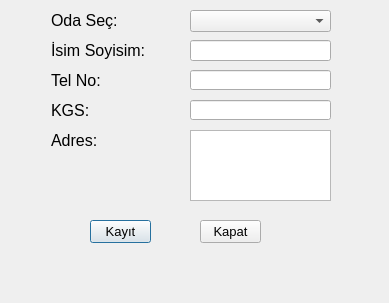
<?xml version="1.0" encoding="UTF-8"?>
<ui version="4.0">
 <class>BookRoomDialog</class>
 <widget class="QDialog" name="BookRoomDialog">
  <property name="windowModality">
   <enum>Qt::WindowModal</enum>
  </property>
  <property name="geometry">
   <rect>
    <x>0</x>
    <y>0</y>
    <width>389</width>
    <height>303</height>
   </rect>
  </property>
  <property name="windowTitle">
   <string>Kayıt</string>
  </property>
  <widget class="QLabel" name="label">
   <property name="geometry">
    <rect>
     <x>51</x>
     <y>10</y>
     <width>91</width>
     <height>21</height>
    </rect>
   </property>
   <property name="font">
    <font>
     <pointsize>12</pointsize>
    </font>
   </property>
   <property name="text">
    <string>Oda Seç:</string>
   </property>
  </widget>
  <widget class="QComboBox" name="cmbRoomList">
   <property name="geometry">
    <rect>
     <x>190</x>
     <y>10</y>
     <width>141</width>
     <height>22</height>
    </rect>
   </property>
   <property name="font">
    <font>
     <pointsize>12</pointsize>
    </font>
   </property>
  </widget>
  <widget class="QLineEdit" name="txtName">
   <property name="geometry">
    <rect>
     <x>190</x>
     <y>40</y>
     <width>141</width>
     <height>21</height>
    </rect>
   </property>
  </widget>
  <widget class="QLineEdit" name="txtContactNumber">
   <property name="geometry">
    <rect>
     <x>190</x>
     <y>70</y>
     <width>141</width>
     <height>20</height>
    </rect>
   </property>
  </widget>
  <widget class="QTextEdit" name="txtAddress">
   <property name="geometry">
    <rect>
     <x>190</x>
     <y>130</y>
     <width>141</width>
     <height>71</height>
    </rect>
   </property>
  </widget>
  <widget class="QLabel" name="label_2">
   <property name="geometry">
    <rect>
     <x>51</x>
     <y>40</y>
     <width>121</width>
     <height>21</height>
    </rect>
   </property>
   <property name="font">
    <font>
     <pointsize>12</pointsize>
    </font>
   </property>
   <property name="text">
    <string>İsim Soyisim:</string>
   </property>
  </widget>
  <widget class="QLabel" name="label_3">
   <property name="geometry">
    <rect>
     <x>51</x>
     <y>70</y>
     <width>91</width>
     <height>21</height>
    </rect>
   </property>
   <property name="font">
    <font>
     <pointsize>12</pointsize>
    </font>
   </property>
   <property name="text">
    <string>Tel No:</string>
   </property>
  </widget>
  <widget class="QLabel" name="label_4">
   <property name="geometry">
    <rect>
     <x>51</x>
     <y>130</y>
     <width>91</width>
     <height>21</height>
    </rect>
   </property>
   <property name="font">
    <font>
     <pointsize>12</pointsize>
    </font>
   </property>
   <property name="text">
    <string>Adres:</string>
   </property>
  </widget>
  <widget class="QLabel" name="label_5">
   <property name="geometry">
    <rect>
     <x>51</x>
     <y>100</y>
     <width>91</width>
     <height>21</height>
    </rect>
   </property>
   <property name="font">
    <font>
     <pointsize>12</pointsize>
    </font>
   </property>
   <property name="text">
    <string>KGS:</string>
   </property>
  </widget>
  <widget class="QLineEdit" name="txtIdProof">
   <property name="geometry">
    <rect>
     <x>190</x>
     <y>100</y>
     <width>141</width>
     <height>20</height>
    </rect>
   </property>
  </widget>
  <widget class="QPushButton" name="btnSubmit">
   <property name="geometry">
    <rect>
     <x>90</x>
     <y>220</y>
     <width>61</width>
     <height>23</height>
    </rect>
   </property>
   <property name="font">
    <font>
     <pointsize>10</pointsize>
    </font>
   </property>
   <property name="text">
    <string>Kayıt</string>
   </property>
  </widget>
  <widget class="QPushButton" name="btnCancel">
   <property name="geometry">
    <rect>
     <x>200</x>
     <y>220</y>
     <width>61</width>
     <height>23</height>
    </rect>
   </property>
   <property name="font">
    <font>
     <pointsize>10</pointsize>
    </font>
   </property>
   <property name="text">
    <string>Kapat</string>
   </property>
  </widget>
 </widget>
 <resources/>
 <connections/>
</ui>
